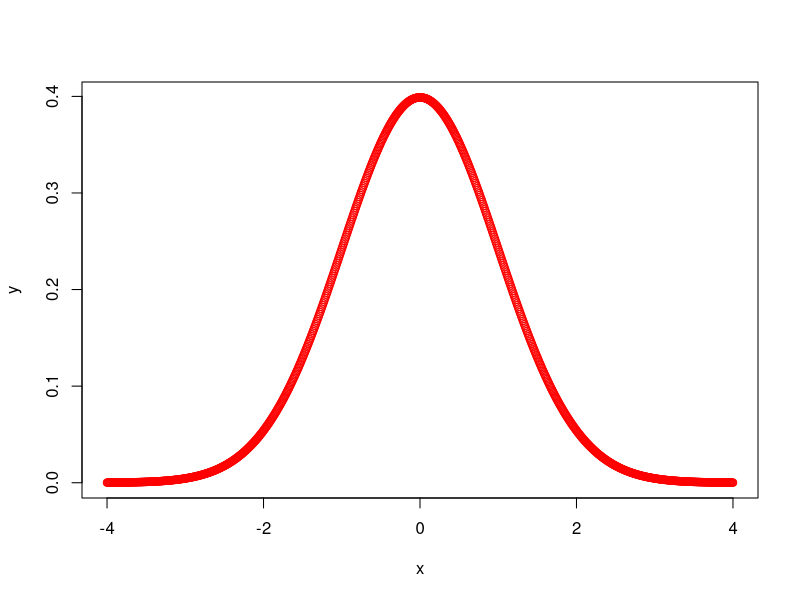

Source code (R):
#I1)

plot_normal_density <- function(mu, sigma) {
  x <- seq(mu - 4 * sigma, mu + 4 * sigma, length.out = 1000)
  y <- dnorm(x, mean = mu, sd = sigma)
  plot(x, y, col = "red")
}

mu <- 0
sigma <- 1
plot_normal_density(mu, sigma)

#II2)

student_sample_mean <- function(n, df) {
  samples <- rt(n, df = df)
  return(mean(samples))
}

verify_student_LLN <- function(df, n_values) {
  results <- matrix(nrow = length(n_values), ncol = length(df))
  rownames(results) <- n_values
  colnames(results) <- df
  for (i in 1:length(n_values)) {
    for (j in 1:length(df)) {
      sample_mean <- student_sample_mean(n_values[i], df[j])
      results[i, j] <- sample_mean
    }
  }
  return(results)
}

df_values <- c(2, 3, 4, 5)
n_values <- c(1000, 10000, 100000, 1000000)

results <- verify_student_LLN(df_values, n_values)

print("Sample means:")
print(results)
print("Expected mean (0):")
print(matrix(0, nrow = length(n_values), ncol = length(df_values)))

#III2)
gamma_sample_mean <- function(n, alpha, lam) {
  samples <- rgamma(n, shape = alpha, rate = lam)
  return(mean(samples))
}

verify_gamma_CLT <- function(alpha, lam, n, num_trials) {
  sample_means <- numeric(num_trials)
  for (i in 1:num_trials) {
    sample_mean <- gamma_sample_mean(n, alpha, lam)
    sample_means[i] <- sample_mean
  }
  return(sample_means)
}

clt_approximation <- function(alpha, lam, n, z) {
  mean_sample <- alpha / lam
  var_sample <- alpha / (lam^2)
  sd_sample <- sqrt(var_sample / n)
  return(pnorm(mean_sample + z * sd_sample))
}

alpha <- 2
lam <- 1
n <- 50
N_values <- c(5000, 10000, 20000)
z_values <- c(-1.5, 0, 1.5)

for (N in N_values) {
  cat("For N =", N, "\n")
  for (z in z_values) {
    sample_means <- verify_gamma_CLT(alpha, lam, n, N)
    clt_prob <- clt_approximation(alpha, lam, n, z)
    cat("Approximation for z =", z, ":", clt_prob, "\n")
  }
}

#IV2)

prob_X_greater_than_k <- function(k, n, p) {
  if (k >= n) {
    return(0)
  } else {
    return(1 - pbinom(k, size = n, prob = p))
  }
}

k <- 3
n <- 10
p <- 0.5
prob <- prob_X_greater_than_k(k, n, p)
cat("P(X >", k, ") =", prob, "\n")